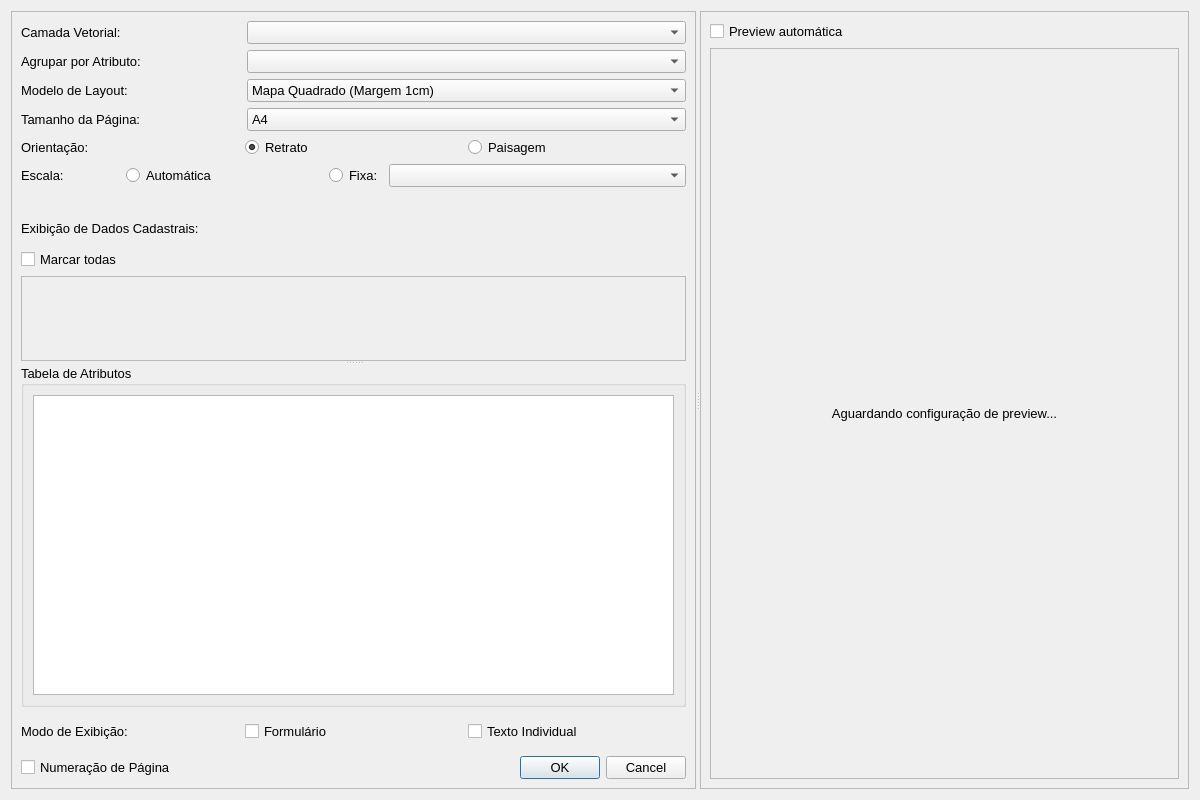
<?xml version="1.0" encoding="UTF-8"?>
<ui version="4.0">
 <class>Dialog</class>
 <widget class="QDialog" name="Dialog">
  <property name="geometry">
   <rect>
    <x>0</x>
    <y>0</y>
    <width>1200</width>
    <height>800</height>
   </rect>
  </property>
  <property name="minimumSize">
   <size>
    <width>1000</width>
    <height>600</height>
   </size>
  </property>
  <property name="maximumSize">
   <size>
    <width>1650</width>
    <height>950</height>
   </size>
  </property>
  <property name="windowTitle">
   <string>Dialog</string>
  </property>
  <layout class="QHBoxLayout" name="horizontalLayout_8">
   <item>
    <widget class="QSplitter" name="splitter">
     <property name="orientation">
      <enum>Qt::Horizontal</enum>
     </property>
     <widget class="QScrollArea" name="scrollArea_2">
      <property name="font">
       <font>
        <pointsize>10</pointsize>
       </font>
      </property>
      <property name="widgetResizable">
       <bool>true</bool>
      </property>
      <widget class="QWidget" name="scrollAreaWidgetContents_2">
       <property name="geometry">
        <rect>
         <x>0</x>
         <y>0</y>
         <width>670</width>
         <height>776</height>
        </rect>
       </property>
       <layout class="QVBoxLayout" name="verticalLayout_4">
        <item>
         <layout class="QHBoxLayout" name="horizontalLayout_9" stretch="1,2">
          <property name="topMargin">
           <number>0</number>
          </property>
          <item>
           <widget class="QLabel" name="label_3">
            <property name="font">
             <font>
              <pointsize>10</pointsize>
             </font>
            </property>
            <property name="text">
             <string>Camada Vetorial:</string>
            </property>
           </widget>
          </item>
          <item>
           <widget class="QgsMapLayerComboBox" name="mMapLayerComboBox">
            <property name="font">
             <font>
              <pointsize>10</pointsize>
             </font>
            </property>
           </widget>
          </item>
         </layout>
        </item>
        <item>
         <layout class="QHBoxLayout" name="horizontalLayout_4" stretch="1,2">
          <property name="topMargin">
           <number>0</number>
          </property>
          <item>
           <widget class="QLabel" name="label_5">
            <property name="font">
             <font>
              <pointsize>10</pointsize>
             </font>
            </property>
            <property name="text">
             <string>Agrupar por Atributo:</string>
            </property>
           </widget>
          </item>
          <item>
           <widget class="QComboBox" name="combo_atlas">
            <property name="font">
             <font>
              <pointsize>10</pointsize>
             </font>
            </property>
           </widget>
          </item>
         </layout>
        </item>
        <item>
         <layout class="QHBoxLayout" name="horizontalLayout_3" stretch="1,2">
          <property name="topMargin">
           <number>0</number>
          </property>
          <item>
           <widget class="QLabel" name="label">
            <property name="font">
             <font>
              <pointsize>10</pointsize>
             </font>
            </property>
            <property name="text">
             <string>Modelo de Layout:</string>
            </property>
           </widget>
          </item>
          <item>
           <widget class="QComboBox" name="combo_presets">
            <property name="font">
             <font>
              <pointsize>10</pointsize>
             </font>
            </property>
            <item>
             <property name="text">
              <string>Mapa Quadrado (Margem 1cm)</string>
             </property>
            </item>
            <item>
             <property name="text">
              <string>75% da Altura (Base fixada)</string>
             </property>
            </item>
            <item>
             <property name="text">
              <string>Personalizado (Desenhar)</string>
             </property>
            </item>
           </widget>
          </item>
         </layout>
        </item>
        <item>
         <layout class="QHBoxLayout" name="horizontalLayout_2" stretch="1,2">
          <property name="topMargin">
           <number>0</number>
          </property>
          <item>
           <widget class="QLabel" name="label_7">
            <property name="font">
             <font>
              <pointsize>10</pointsize>
             </font>
            </property>
            <property name="text">
             <string>Tamanho da Página:</string>
            </property>
           </widget>
          </item>
          <item>
           <widget class="QComboBox" name="combo_tamanho_pagina">
            <property name="font">
             <font>
              <pointsize>10</pointsize>
             </font>
            </property>
            <item>
             <property name="text">
              <string>A4</string>
             </property>
            </item>
            <item>
             <property name="text">
              <string>A3</string>
             </property>
            </item>
            <item>
             <property name="text">
              <string>A2</string>
             </property>
            </item>
            <item>
             <property name="text">
              <string>A1</string>
             </property>
            </item>
            <item>
             <property name="text">
              <string>A0</string>
             </property>
            </item>
           </widget>
          </item>
         </layout>
        </item>
        <item>
         <layout class="QHBoxLayout" name="horizontalLayout_5">
          <property name="topMargin">
           <number>0</number>
          </property>
          <property name="bottomMargin">
           <number>0</number>
          </property>
          <item>
           <widget class="QLabel" name="label_2">
            <property name="font">
             <font>
              <pointsize>10</pointsize>
             </font>
            </property>
            <property name="text">
             <string>Orientação:</string>
            </property>
           </widget>
          </item>
          <item>
           <widget class="QRadioButton" name="rb_retrato">
            <property name="font">
             <font>
              <pointsize>10</pointsize>
             </font>
            </property>
            <property name="text">
             <string>Retrato</string>
            </property>
            <property name="checked">
             <bool>true</bool>
            </property>
           </widget>
          </item>
          <item>
           <widget class="QRadioButton" name="rb_paisagem">
            <property name="font">
             <font>
              <pointsize>10</pointsize>
             </font>
            </property>
            <property name="text">
             <string>Paisagem</string>
            </property>
           </widget>
          </item>
         </layout>
        </item>
        <item>
         <layout class="QHBoxLayout" name="horizontalLayout" stretch="1,2,0,3">
          <property name="topMargin">
           <number>0</number>
          </property>
          <item>
           <widget class="QLabel" name="label_8">
            <property name="font">
             <font>
              <pointsize>10</pointsize>
              <weight>50</weight>
              <bold>false</bold>
             </font>
            </property>
            <property name="text">
             <string>Escala:</string>
            </property>
           </widget>
          </item>
          <item>
           <widget class="QRadioButton" name="rb_escala_auto">
            <property name="text">
             <string>Automática</string>
            </property>
           </widget>
          </item>
          <item>
           <widget class="QRadioButton" name="rb_escala_fixa">
            <property name="text">
             <string>Fixa:</string>
            </property>
           </widget>
          </item>
          <item>
           <widget class="QComboBox" name="combo_escala_fixa"/>
          </item>
         </layout>
        </item>
        <item>
         <widget class="QLabel" name="lbl_aviso_escala">
          <property name="font">
           <font>
            <pointsize>9</pointsize>
            <italic>false</italic>
           </font>
          </property>
          <property name="styleSheet">
           <string notr="true">color: #000000; font-size: 9pt;</string>
          </property>
          <property name="text">
           <string/>
          </property>
          <property name="alignment">
           <set>Qt::AlignCenter</set>
          </property>
          <property name="wordWrap">
           <bool>true</bool>
          </property>
         </widget>
        </item>
        <item>
         <widget class="QLabel" name="label_4">
          <property name="minimumSize">
           <size>
            <width>0</width>
            <height>30</height>
           </size>
          </property>
          <property name="font">
           <font>
            <pointsize>10</pointsize>
           </font>
          </property>
          <property name="text">
           <string>Exibição de Dados Cadastrais:</string>
          </property>
         </widget>
        </item>
        <item>
         <widget class="QCheckBox" name="chk_selecionar_todos">
          <property name="minimumSize">
           <size>
            <width>0</width>
            <height>0</height>
           </size>
          </property>
          <property name="font">
           <font>
            <pointsize>10</pointsize>
           </font>
          </property>
          <property name="text">
           <string>Marcar todas</string>
          </property>
         </widget>
        </item>
        <item>
         <widget class="QSplitter" name="splitter_2">
          <property name="orientation">
           <enum>Qt::Vertical</enum>
          </property>
          <widget class="QScrollArea" name="scrollArea">
           <property name="minimumSize">
            <size>
             <width>0</width>
             <height>85</height>
            </size>
           </property>
           <property name="font">
            <font>
             <pointsize>10</pointsize>
            </font>
           </property>
           <property name="autoFillBackground">
            <bool>false</bool>
           </property>
           <property name="sizeAdjustPolicy">
            <enum>QAbstractScrollArea::AdjustIgnored</enum>
           </property>
           <property name="widgetResizable">
            <bool>true</bool>
           </property>
           <property name="alignment">
            <set>Qt::AlignLeading|Qt::AlignLeft|Qt::AlignTop</set>
           </property>
           <widget class="QWidget" name="scrollAreaWidgetContents">
            <property name="geometry">
             <rect>
              <x>0</x>
              <y>0</y>
              <width>646</width>
              <height>83</height>
             </rect>
            </property>
            <property name="font">
             <font>
              <pointsize>10</pointsize>
             </font>
            </property>
            <layout class="QVBoxLayout" name="verticalLayout_2">
             <property name="spacing">
              <number>3</number>
             </property>
             <property name="leftMargin">
              <number>22</number>
             </property>
             <property name="topMargin">
              <number>6</number>
             </property>
             <property name="rightMargin">
              <number>6</number>
             </property>
             <property name="bottomMargin">
              <number>6</number>
             </property>
             <item>
              <layout class="QVBoxLayout" name="verticalLayout">
               <property name="spacing">
                <number>3</number>
               </property>
               <property name="sizeConstraint">
                <enum>QLayout::SetDefaultConstraint</enum>
               </property>
              </layout>
             </item>
            </layout>
           </widget>
          </widget>
          <widget class="QgsCollapsibleGroupBox" name="mGroupBox">
           <property name="minimumSize">
            <size>
             <width>0</width>
             <height>0</height>
            </size>
           </property>
           <property name="font">
            <font>
             <pointsize>10</pointsize>
             <weight>50</weight>
             <bold>false</bold>
            </font>
           </property>
           <property name="title">
            <string>Tabela de Atributos</string>
           </property>
           <property name="flat">
            <bool>false</bool>
           </property>
           <property name="checkable">
            <bool>false</bool>
           </property>
           <property name="collapsed">
            <bool>false</bool>
           </property>
           <layout class="QVBoxLayout" name="verticalLayout_6">
            <item>
             <widget class="QTableWidget" name="tableWidget">
              <property name="minimumSize">
               <size>
                <width>0</width>
                <height>0</height>
               </size>
              </property>
              <property name="autoFillBackground">
               <bool>false</bool>
              </property>
              <property name="dragDropOverwriteMode">
               <bool>true</bool>
              </property>
             </widget>
            </item>
           </layout>
          </widget>
         </widget>
        </item>
        <item>
         <layout class="QHBoxLayout" name="horizontalLayout_6">
          <property name="topMargin">
           <number>8</number>
          </property>
          <item>
           <widget class="QLabel" name="label_6">
            <property name="font">
             <font>
              <pointsize>10</pointsize>
             </font>
            </property>
            <property name="text">
             <string>Modo de Exibição:</string>
            </property>
           </widget>
          </item>
          <item>
           <widget class="QCheckBox" name="chk_modo_formulario">
            <property name="font">
             <font>
              <pointsize>10</pointsize>
             </font>
            </property>
            <property name="text">
             <string>Formulário</string>
            </property>
           </widget>
          </item>
          <item>
           <widget class="QCheckBox" name="chk_modo_individual">
            <property name="font">
             <font>
              <pointsize>10</pointsize>
             </font>
            </property>
            <property name="text">
             <string>Texto Individual</string>
            </property>
           </widget>
          </item>
         </layout>
        </item>
        <item>
         <layout class="QHBoxLayout" name="horizontalLayout_7">
          <property name="topMargin">
           <number>8</number>
          </property>
          <item>
           <widget class="QCheckBox" name="chk_numeracao">
            <property name="font">
             <font>
              <pointsize>10</pointsize>
             </font>
            </property>
            <property name="text">
             <string>Numeração de Página</string>
            </property>
           </widget>
          </item>
          <item>
           <widget class="QDialogButtonBox" name="button_box">
            <property name="orientation">
             <enum>Qt::Horizontal</enum>
            </property>
            <property name="standardButtons">
             <set>QDialogButtonBox::Cancel|QDialogButtonBox::Ok</set>
            </property>
           </widget>
          </item>
         </layout>
        </item>
       </layout>
      </widget>
     </widget>
     <widget class="QScrollArea" name="scrollArea_3">
      <property name="font">
       <font>
        <pointsize>10</pointsize>
       </font>
      </property>
      <property name="widgetResizable">
       <bool>true</bool>
      </property>
      <property name="alignment">
       <set>Qt::AlignLeading|Qt::AlignLeft|Qt::AlignTop</set>
      </property>
      <widget class="QWidget" name="scrollAreaWidgetContents_3">
       <property name="geometry">
        <rect>
         <x>0</x>
         <y>0</y>
         <width>498</width>
         <height>776</height>
        </rect>
       </property>
       <layout class="QVBoxLayout" name="verticalLayout_3">
        <item>
         <layout class="QVBoxLayout" name="verticalLayout_5" stretch="0,1">
          <item>
           <widget class="QCheckBox" name="chk_preview_auto">
            <property name="layoutDirection">
             <enum>Qt::LeftToRight</enum>
            </property>
            <property name="text">
             <string>Preview automática</string>
            </property>
            <property name="tristate">
             <bool>false</bool>
            </property>
           </widget>
          </item>
          <item>
           <widget class="QLabel" name="lbl_preview">
            <property name="font">
             <font>
              <pointsize>10</pointsize>
             </font>
            </property>
            <property name="frameShape">
             <enum>QFrame::StyledPanel</enum>
            </property>
            <property name="frameShadow">
             <enum>QFrame::Sunken</enum>
            </property>
            <property name="text">
             <string>Aguardando configuração de preview...</string>
            </property>
            <property name="scaledContents">
             <bool>false</bool>
            </property>
            <property name="alignment">
             <set>Qt::AlignCenter</set>
            </property>
            <property name="margin">
             <number>0</number>
            </property>
           </widget>
          </item>
         </layout>
        </item>
       </layout>
      </widget>
     </widget>
    </widget>
   </item>
  </layout>
 </widget>
 <customwidgets>
  <customwidget>
   <class>QgsCollapsibleGroupBox</class>
   <extends>QGroupBox</extends>
   <header>qgscollapsiblegroupbox.h</header>
   <container>1</container>
  </customwidget>
  <customwidget>
   <class>QgsMapLayerComboBox</class>
   <extends>QComboBox</extends>
   <header>qgsmaplayercombobox.h</header>
  </customwidget>
 </customwidgets>
 <resources/>
 <connections>
  <connection>
   <sender>button_box</sender>
   <signal>accepted()</signal>
   <receiver>Dialog</receiver>
   <slot>accept()</slot>
   <hints>
    <hint type="sourcelabel">
     <x>248</x>
     <y>254</y>
    </hint>
    <hint type="destinationlabel">
     <x>157</x>
     <y>274</y>
    </hint>
   </hints>
  </connection>
  <connection>
   <sender>button_box</sender>
   <signal>rejected()</signal>
   <receiver>Dialog</receiver>
   <slot>reject()</slot>
   <hints>
    <hint type="sourcelabel">
     <x>316</x>
     <y>260</y>
    </hint>
    <hint type="destinationlabel">
     <x>286</x>
     <y>274</y>
    </hint>
   </hints>
  </connection>
 </connections>
</ui>
